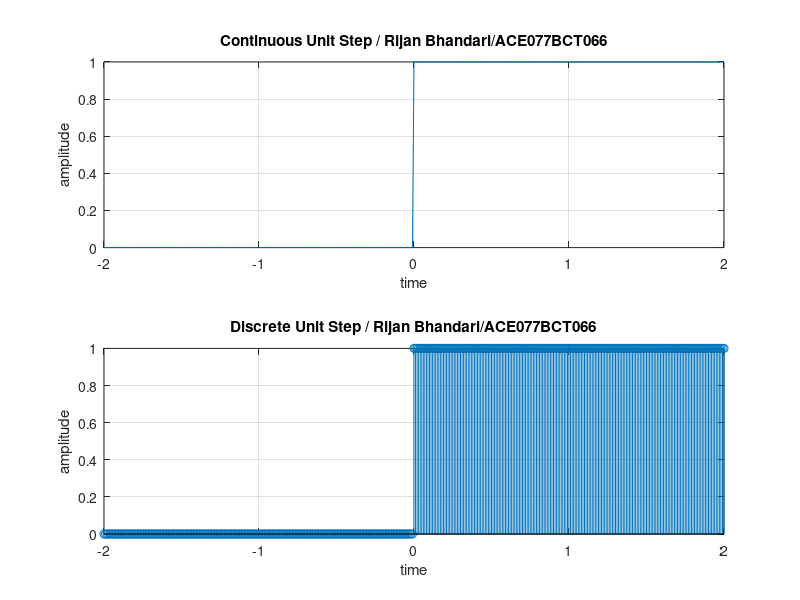

This figure's MATLAB source:
clc;
close all;
clear all;
i = 1
for t = -2 : 0.01 : 2
    if(t>=0)
        x(i)=1;
    else
        x(i)=0;
    end;
    i = i + 1;
end;

t = -2: 0.01 : 2;
subplot(2,1,1);
plot(t,x );
xlabel('time');
ylabel('amplitude');
title('Continuous Unit Step / Rijan Bhandari/ACE077BCT066')
grid on;

i = 1
for t = -2 : 0.01 : 2
    if(t>=0)
        x(i)=1;
    else
        x(i)=0;
    end;
    i = i + 1;
end;

t = -2: 0.01 : 2;
subplot(2,1,2);
stem(t,x);
xlabel('time');
ylabel('amplitude');
title('Discrete Unit Step / Rijan Bhandari/ACE077BCT066')
grid on;